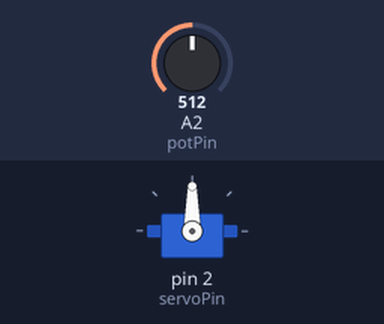
Recording of a sketch running on a simulated Arduino Uno, built with avr-gcc and run on an emulated ATmega328P. Parts: servo. The test bench sets the inputs (shaded band); at power-on: A2 (potPin) = 512.

Above: at 1.2 s.
1.3 s: A2 (potPin) set to 716
At 2.3 s:
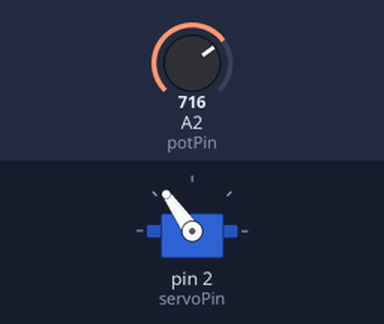
2.8 s: A2 (potPin) set to 900
At 3.4 s:
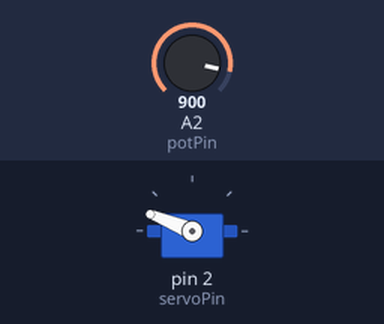
4.3 s: A2 (potPin) set to 1023
At 4.6 s:
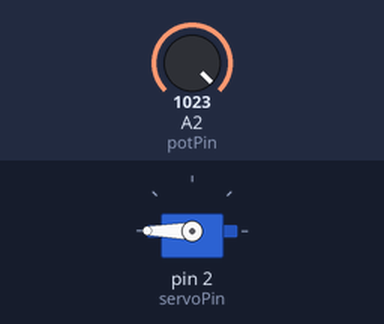
5.8 s: A2 (potPin) set to 306
At 7.0 s:
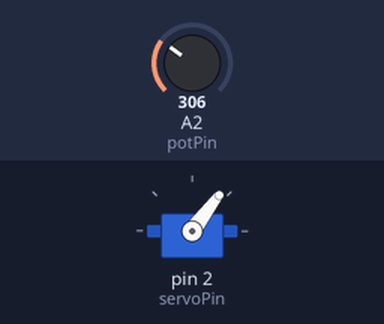
7.3 s: A2 (potPin) set to 122
At 8.0 s:
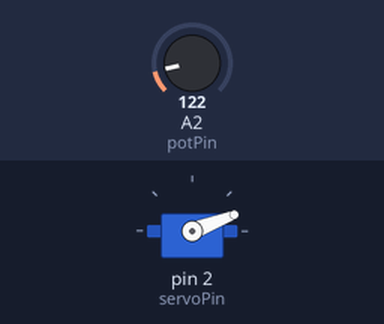
Timing chart, 0 to 9.8 s (numbered marks = the images above; inputs shaded):
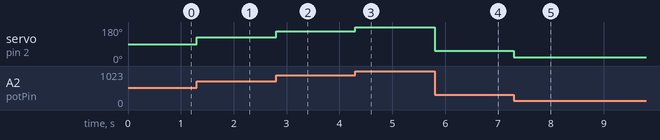

The sketch:

Project_2.ino
```cpp
// Control the servo motor arm using a potentiometer
// Purpose: The potentiometer will be read and used to determine the angle the servo motor arm should set to.

#include <Servo.h>

// Create Servo Object
Servo labservo;

// Potentiometer variables (pin & value)
int potPin = A2;
int potVal;

void setup() {

  // Attach Servo Object to Pin
  int servoPin = 2;
  labservo.attach(servoPin);

  // Set up Serial Communication for debugging
  //Serial.begin(9600);
}

void loop() {

  // Read potentiometer value
  potVal = analogRead(potPin);

  // Map pot value to [0, 180]
  int angle = map(potVal, 0, 1023, 0, 180);

  // Write servo angle
  while(labservo.read() != angle)
  {
    // Angle vector (normalized potentiometer value and servo angle) will be smoothened out
    // Total angle differential will be broken into +5/-5 degree intervals

    if(abs(labservo.read() - angle) > 5)
    {
      // Add/Subtract 5 degrees depending on the sign of the differential (Smoothing)
      labservo.write(((angle - labservo.read()) > 0) ? (labservo.read() + 5) : (labservo.read() - 5));
    }
    else
    {
      // Differentials less than 5 degrees will be small enough to directly write the desired angle (no smoothing required)
      labservo.write(angle);
    }
  }
}
```

Measured:
- after the input at 1.3 s, servo on pin 2 (servoPin): 90° → 125° at once
- after the input at 2.8 s, servo on pin 2 (servoPin): 125° → 158° at once
- after the input at 4.3 s, servo on pin 2 (servoPin): 158° → 180° at once
- after the input at 5.8 s, servo on pin 2 (servoPin): 180° → 53° at once
- after the input at 7.3 s, servo on pin 2 (servoPin): 53° → 21° at once
